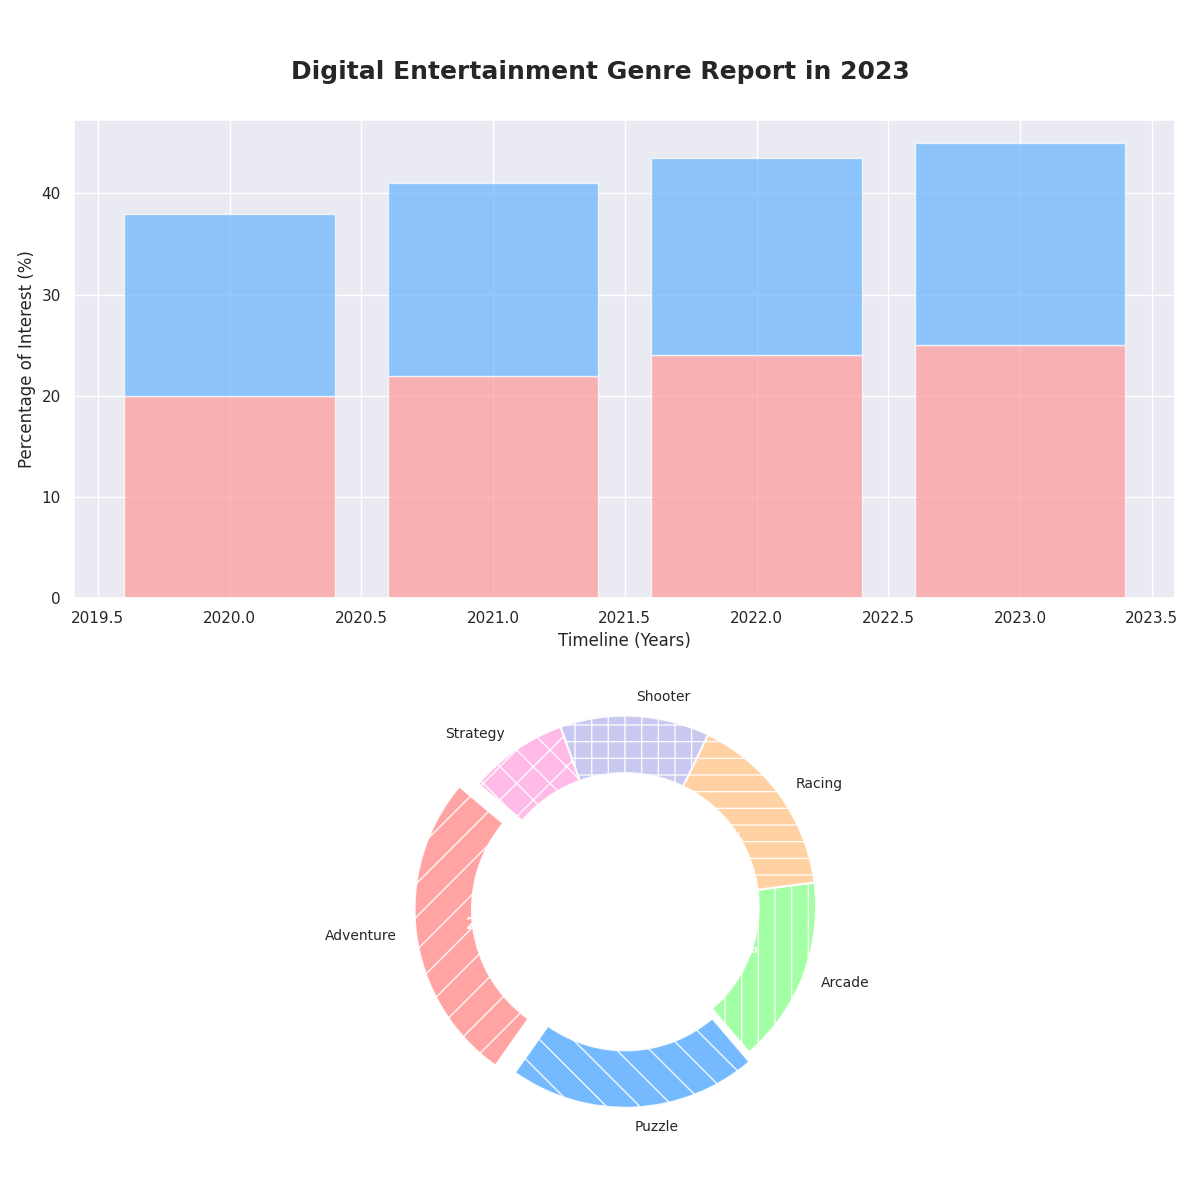

Write the Python code that produced this figure.
import matplotlib.pyplot as plt
import numpy as np

genres = ['Adventure', 'Puzzle', 'Arcade', 'Racing', 'Shooter', 'Strategy']
market_shares = [25, 20, 15, 15, 12, 8]

colors = ['#ff9999', '#66b3ff', '#99ff99', '#ffcc99', '#c2c2f0', '#ffb3e6']
patterns = ['/', '\\', '|', '-', '+', 'x']

explode = (0.1, 0.05, 0, 0, 0, 0)

fig, axs = plt.subplots(2, 1, figsize=(12, 12))
fig.suptitle('Digital Entertainment Genre Report in 2023', fontsize=18, weight='bold', y=0.95)

years = [2020, 2021, 2022, 2023]
action_trend = [20, 22, 24, 25]
rpg_trend = [18, 19, 19.5, 20]

axs[0].bar(years, action_trend, color='#ff9999', alpha=0.7)
axs[0].bar(years, rpg_trend, color='#66b3ff', alpha=0.7, bottom=action_trend)

axs[0].set_xlabel('Timeline (Years)', fontsize=12)
axs[0].set_ylabel('Percentage of Interest (%)', fontsize=12)

wedges, texts, autotexts = axs[1].pie(
    market_shares, explode=explode, labels=genres, autopct='%1.1f%%', startangle=140,
    colors=colors, wedgeprops=dict(width=0.3, edgecolor='w', linewidth=1.5, linestyle='-', 
    alpha=0.9)
)

for i, wedge in enumerate(wedges):
    wedge.set_hatch(patterns[i])

plt.setp(texts, size=10)
plt.setp(autotexts, size=11, color='white', weight='bold')

plt.tight_layout(rect=[0, 0.03, 1, 0.95])
plt.show()
